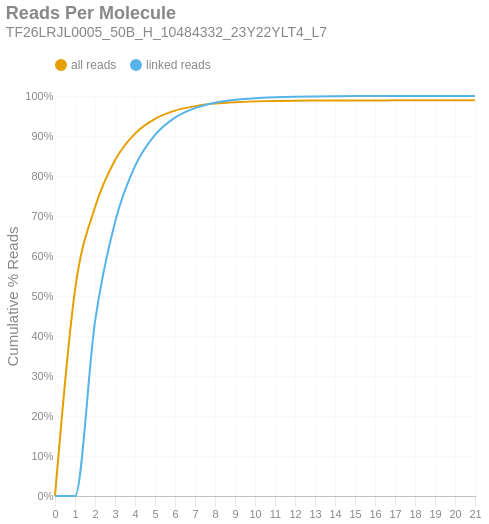

The cell this chart's notebook holds for it:
### Markdown cell above
### Reads per Molecule
This chart shows the cumulative distribution of the number of reads per linked molecule. That is, how many alignments are associated with a unique molecule. This excludes the number of reads associated with invalid or absent linked-read barcodes. The `linked` histogram is the percentages recalculated when disregarding singletons.

### Code cell
if SKIPLR:
    print_html(f"Skipped")
else:
    counts = np.bincount(valids['reads'].cast(pl.Int64).to_numpy())
    weighted = counts * np.arange(len(counts))
    all_perc = weighted / n_reads
    linked_perc = weighted / n_linked_reads
    linked_perc[1] = 0
    binned_df = pl.DataFrame({
        'readsper': list(range(len(counts))),
        'all reads (cumsum)': np.cumsum(all_perc).tolist(),
        'linked reads (cumsum)': np.cumsum(linked_perc).tolist(),
    })

    with SafeRender(binned_df):
        (
            density_plot(binned_df, 'Reads Per Molecule', samplename, 'readspmol')
            .encode(
                x=alt.X('readsper:O', title=None).axis(labelAngle=0).scale(padding=0),
                y=alt.Y('value:Q', title='Cumulative % Reads').axis(format='%').stack(False),
                color=alt.Color("key:N").scale(domain=["all reads", "linked reads"]),
                tooltip=[
                    alt.Tooltip("key:N", title="Data Type"),
                    alt.Tooltip("readsper:O", title="Reads Per Molecule"),
                    alt.Tooltip("value:Q", format=".2%", title="% Reads (Cum.)")
                ]            
            )
        ).display()

### Figure 1 — Vega-Lite specification as saved in the notebook (floating-point values rounded to 4 significant figures)
{"width": "container", "height": 400, "config": {"title": {"anchor": "start", "dy": -15, "fontSize": 18, "color": "#888888", "subtitleColor": "#888888", "subtitleFontSize": 14}, "arc": {"fill": "#0072B2"}, "axis": {"domainColor": "#888888", "domainWidth": 0.5, "gridWidth": 0.2, "grid": false, "titleFontWeight": 400, "titleFontSize": 15, "labelFontSize": 11, "labelColor": "#888888", "tickColor": "#888888", "tickWidth": 0.2, "titleColor": "#888888"}, "axisBand": {"grid": false}, "axisX": {"grid": true, "tickSize": 10, "domainCap": "round"}, "axisY": {"domain": false, "grid": true, "tickSize": 0, "domainCap": "round"}, "background": "transparent", "header": {"labelFontSize": 15, "labelColor": "#888888", "titleFontSize": 15, "titleFontWeight": 600, "titleColor": "#888888"}, "legend": {"labelFont": "sans-serif", "labelFontSize": 12, "labelColor": "#888888", "symbolSize": 100, "symbolType": "circle", "titleFontSize": 12, "titlePadding": 10, "titleColor": "#888888", "title": null, "orient": "top"}, "range": {"category": ["#E69F00", "#56B4E9", "#009E73", "#F0E442", "#0072B2", "#D55E00", "#CC79A7", "#000000"], "diverging": ["#cfe8f3", "#a2d4ec", "#73bfe2", "#46abdb", "#1696d2", "#12719e"]}, "area": {"fill": "#0072B2", "fillOpacity": 0.7, "line": true, "strokeOpacity": 0.7}, "line": {"color": "#0072B2", "stroke": "#0072B2", "strokeWidth": 2}, "trail": {"color": "#0072B2", "stroke": "#0072B2", "strokeWidth": 0, "size": 1}, "point": {"filled": true, "fillOpacity": 1.0, "size": 95}, "text": {"color": "#888888", "fontSize": 11, "align": "right", "fontWeight": 400, "size": 11}, "bar": {"fill": "#0072B2", "stroke": null}, "view": {"stroke": null, "continuousWidth": 660, "continuousHeight": 400}}, "data": {"name": "data-15103ffd835cbfc7742b4b6ab1f417f5"}, "mark": {"type": "line", "interpolate": "monotone", "point": {"opacity": 0, "size": 275}}, "encoding": {"color": {"field": "key", "scale": {"domain": ["all reads", "linked reads"]}, "type": "nominal"}, "tooltip": [{"field": "key", "title": "Data Type", "type": "nominal"}, {"field": "readsper", "title": "Reads Per Molecule", "type": "ordinal"}, {"field": "value", "format": ".2%", "title": "% Reads (Cum.)", "type": "quantitative"}], "x": {"axis": {"labelAngle": 0}, "field": "readsper", "scale": {"padding": 0}, "title": null, "type": "ordinal"}, "y": {"axis": {"format": "%"}, "field": "value", "stack": false, "title": "Cumulative % Reads", "type": "quantitative"}}, "params": [{"name": "param_c36ac31b6afebe62", "select": {"type": "point", "fields": ["key"]}, "bind": "legend"}], "title": {"text": "Reads Per Molecule", "subtitle": "TF26LRJL0005_50B_H_10484332_23Y22YLT4_L7"}, "transform": [{"fold": ["all reads (cumsum)", "linked reads (cumsum)"]}, {"calculate": "replace(datum.key, ' (cumsum)', '')", "as": "key"}, {"filter": {"param": "param_c36ac31b6afebe62"}}], "usermeta": {"embedOptions": {"downloadFileName": "TF26LRJL0005_50B_H_10484332_23Y22YLT4_L7.readspmol"}}, "$schema": "https://vega.github.io/schema/vega-lite/v6.4.1.json", "datasets": {"data-15103ffd835cbfc7742b4b6ab1f417f5": [{"readsper": 0, "all reads (cumsum)": 0.0, "linked reads (cumsum)": 0.0}, {"readsper": 1, "all reads (cumsum)": 0.5149, "linked reads (cumsum)": 0.0}, {"readsper": 2, "all reads (cumsum)": 0.7217, "linked reads (cumsum)": 0.4361}, {"readsper": 3, "all reads (cumsum)": 0.8395, "linked reads (cumsum)": 0.6845}, {"readsper": 4, "all reads (cumsum)": 0.9059, "linked reads (cumsum)": 0.8245}, {"readsper": 5, "all reads (cumsum)": 0.943, "linked reads (cumsum)": 0.9028}, {"readsper": 6, "all reads (cumsum)": 0.9635, "linked reads (cumsum)": 0.9461}, {"readsper": 7, "all reads (cumsum)": 0.9747, "linked reads (cumsum)": 0.9696}, {"readsper": 8, "all reads (cumsum)": 0.981, "linked reads (cumsum)": 0.9829}, {"readsper": 9, "all reads (cumsum)": 0.9845, "linked reads (cumsum)": 0.9904}, {"readsper": 10, "all reads (cumsum)": 0.9866, "linked reads (cumsum)": 0.9946}, {"readsper": 11, "all reads (cumsum)": 0.9877, "linked reads (cumsum)": 0.997}, {"readsper": 12, "all reads (cumsum)": 0.9883, "linked reads (cumsum)": 0.9984}, {"readsper": 13, "all reads (cumsum)": 0.9887, "linked reads (cumsum)": 0.9991}, {"readsper": 14, "all reads (cumsum)": 0.9889, "linked reads (cumsum)": 0.9995}, {"readsper": 15, "all reads (cumsum)": 0.989, "linked reads (cumsum)": 0.9997}, {"readsper": 16, "all reads (cumsum)": 0.989, "linked reads (cumsum)": 0.9999}, {"readsper": 17, "all reads (cumsum)": 0.9891, "linked reads (cumsum)": 0.9999}, {"readsper": 18, "all reads (cumsum)": 0.9891, "linked reads (cumsum)": 1.0}, {"readsper": 19, "all reads (cumsum)": 0.9891, "linked reads (cumsum)": 1.0}, {"readsper": 20, "all reads (cumsum)": 0.9891, "linked reads (cumsum)": 1.0}, {"readsper": 21, "all reads (cumsum)": 0.9891, "linked reads (cumsum)": 1.0}]}}
